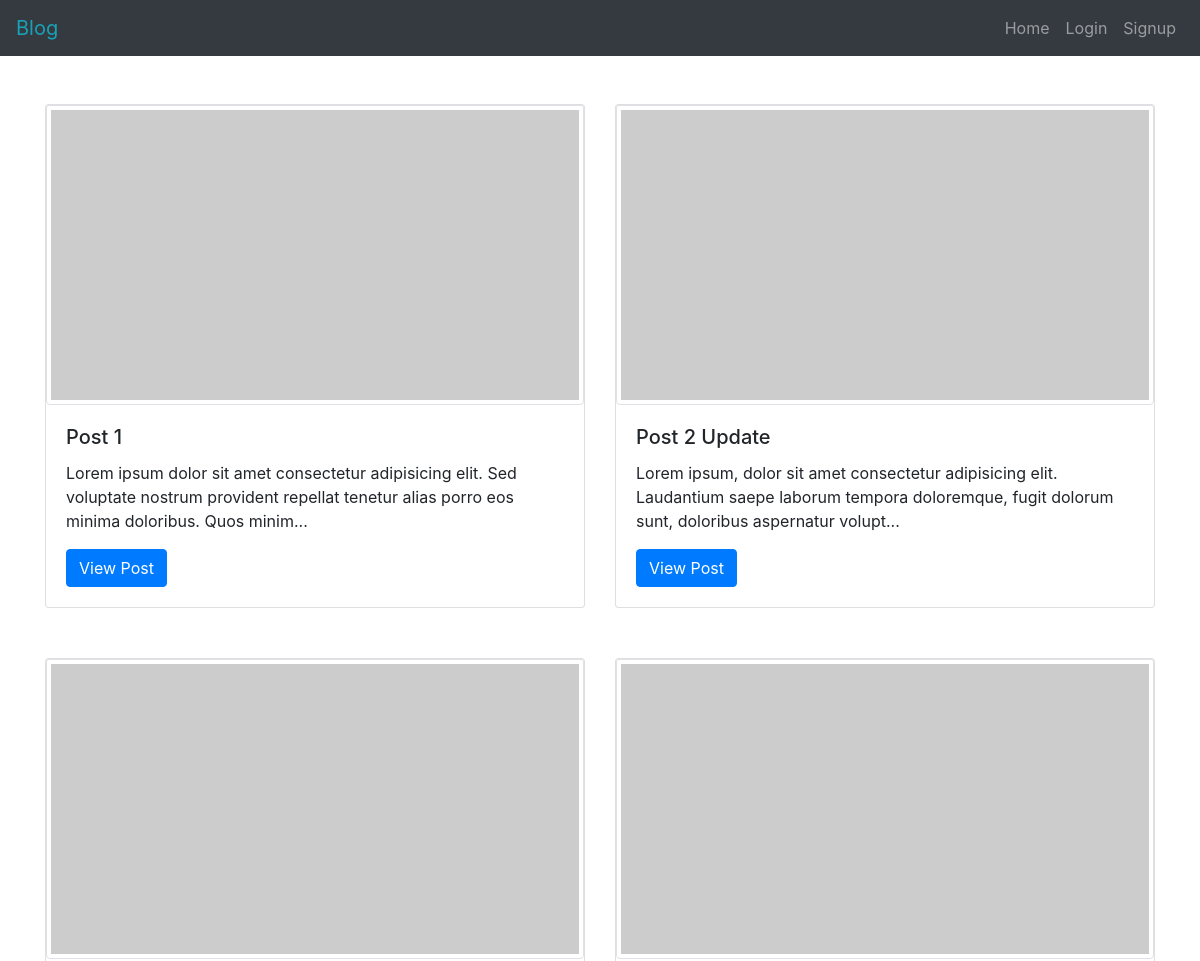
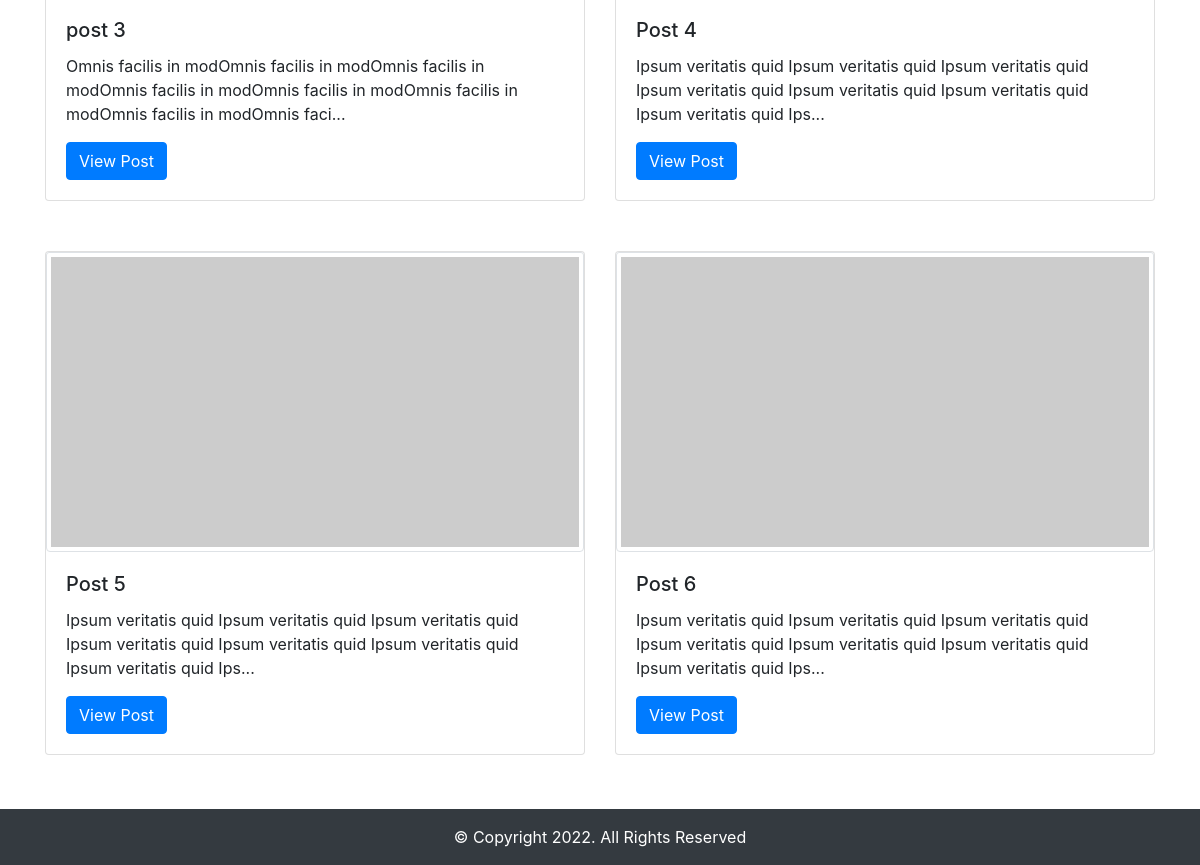
The page / on the database its author committed (2 pictures, top to bottom).
### tables this page shows
CREATE TABLE `posts` (
  `id` int(11) NOT NULL,
  `title` varchar(255) NOT NULL,
  `content` text NOT NULL,
  `category_id` int(11) NOT NULL,
  `user_id` int(11) NOT NULL
);

### functions/helpers.php (called while the page is built, shortened)
<?php
function isLoggedIn(){
    return isset($_SESSION["loggedin"]) && $_SESSION["loggedin"] === true;
}
function dbSelect($table, $columns = '*', $where = '', $data = []){
    global $conn;
    $sql = "SELECT $columns FROM $table " . $where;
    $statement  = $conn->prepare($sql);
    $statement->execute($data);
    $results = $statement->fetchAll(PDO::FETCH_ASSOC);
    return $results;
}

### index.php (the view, shortened to what this page needs)
<?php
require_once('functions/db.php');
require_once('functions/helpers.php');
require_once('inc/header.php');
?>
<div class="container mt-5">
  <?php
  $posts = dbSelect('posts');
  if (!is_array($posts) || count($posts) === 0) {
    echo "<h3>No Posts</h3>";
  } else {
  ?>
    <div class="row">
      <?php foreach ($posts as $post) { ?>
        <div class="col-4 col-md-6 col-sm-12">
          <div class="card">
            <img src="https://picsum.photos/200/300?random=<?= $post['id'] ?>" class="card-img-top img-thumbnail" alt="Post Image">
            <div class="card-body">
              <h5 class="card-title"><?= $post['title'] ?></h5>
              <p class="card-text"><?php if(strlen($post['content']) > 150){ echo substr($post['content'], 0, 150) . '...'; }else{ echo $post['content']; } ?></p>
              <a href="post.php?id=<?= $post['id'] ?>" class="btn btn-primary">View Post</a>
            </div>
          </div>
        </div>
      <?php } ?>
    </div>
  <?php } ?>
</div>
<?php require_once('inc/footer.php'); ?>

### inc/header.php (shortened to what this page needs)
<!DOCTYPE html>
<html lang="en">
<head>
    <link href="assets/css/bootstrap.min.css" rel="stylesheet">
    <link rel="stylesheet" href="assets/css/all.css">
    <link href="assets/css/style.css" rel="stylesheet">
</head>
<body class="position-relative">
<?php include_once('nav.php'); ?>

### inc/nav.php (shortened to what this page needs)
<nav class="navbar navbar-expand-lg navbar-dark bg-dark mb-5">
  <a class="navbar-brand text-info" href="index.php">Blog</a>
  <div class="collapse navbar-collapse" id="navbarNavDropdown">
    <ul class="navbar-nav ml-auto">
      <li class="nav-item ">
        <a class="nav-link" href="index.php">Home <span class="sr-only">(current)</span></a>
      </li>
      <?php
      if (!isLoggedIn()) { ?>
        <li class="nav-item">
          <a class="nav-link" href="login.php">Login</a>
        </li>
        <li class="nav-item">
          <a class="nav-link" href="signup.php">Signup</a>
        </li>
      <?php } ?>
    </ul>
  </div>
</nav>

### inc/footer.php (shortened to what this page needs)
    <div class="footer position-absolute">
        <p class="bg-dark text-center text-white p-3">© Copyright <?= date('Y') ?>. All Rights Reserved</p>
    </div>
</body>
</html>

### assets/css/style.css (style rules this page uses)
body { min-height: 100vh; padding-bottom: 60px; }
.card { margin-bottom: 50px; }
.card img { max-height: 300px; }
.footer { bottom: 0; width: 100% }
.footer p { margin-bottom: 0; }

### rows shown on the page
posts: title "Post 1", content "Lorem ipsum dolor sit amet consectetur adipisicing elit. Sed voluptate nostrum provident repellat tenetur alias porro eos minima doloribus. Quos minim"
posts: title "Post 2 Update", content "Lorem ipsum, dolor sit amet consectetur adipisicing elit. Laudantium saepe laborum tempora doloremque, fugit dolorum sunt, doloribus aspernatur volupt"
posts: title "post 3", content "Omnis facilis in modOmnis facilis in modOmnis facilis in modOmnis facilis in modOmnis facilis in modOmnis facilis in modOmnis facilis in modOmnis faci"
posts: title "Post 4", content "Ipsum veritatis quid Ipsum veritatis quid Ipsum veritatis quid Ipsum veritatis quid Ipsum veritatis quid Ipsum veritatis quid Ipsum veritatis quid Ips"
posts: title "Post 5", content "Ipsum veritatis quid Ipsum veritatis quid Ipsum veritatis quid Ipsum veritatis quid Ipsum veritatis quid Ipsum veritatis quid Ipsum veritatis quid Ips"
posts: title "Post 6", content "Ipsum veritatis quid Ipsum veritatis quid Ipsum veritatis quid Ipsum veritatis quid Ipsum veritatis quid Ipsum veritatis quid Ipsum veritatis quid Ips"
